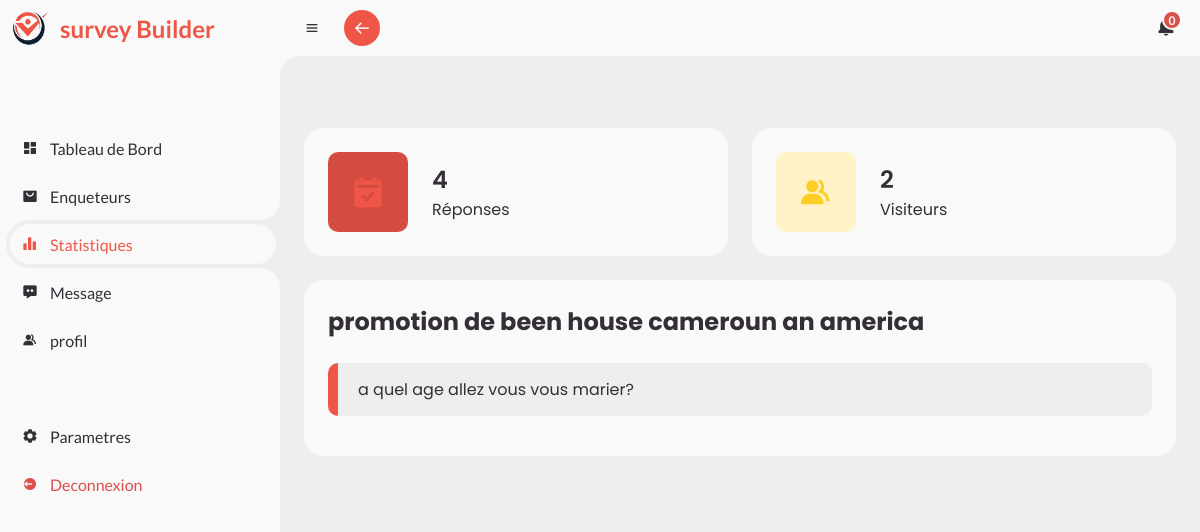
The app's page /view/pages/question_stat.page.php?id=1&q=6 (signed in) with its own data.
### tables this page shows
CREATE TABLE `survey` (
  `idsurvey` int(11) NOT NULL,
  `img_path` varchar(50) NOT NULL,
  `title` varchar(70) NOT NULL,
  `description` text NOT NULL,
  `token` varchar(20) NOT NULL,
  `idinvestigator` int(11) NOT NULL
);

CREATE TABLE `questions` (
  `idquestion` int(11) NOT NULL,
  `intitle` varchar(100) NOT NULL,
  `idsurvey` int(11) NOT NULL
);

### controller/questionStatController.php (called while the page is built, shortened)
<?php
require('../../model/surveys.php');
require('../../model/questions.php');
require('../../model/session.php');
require('../../model/answers.php');
function indexShowSurveys(){
    $idSurvey= $_GET['id'];
    $idQuestion= $_GET['q'];
    $getSurvey= new Survey();
    $survey= $getSurvey->getSurvey($idSurvey);
    $session= new Session();
    $getQuestions=new Question();
    $question= $getQuestions->getQuestion($idQuestion);
    $visitors= $session->countSessionBySurvey($idSurvey);
}
 indexShowSurveys();
 function getCountAnswers($idQuestion){
    $getAnswer= new Answer();
    $answers= $getAnswer->countAnswer($idQuestion);
    return $answers['answer'];
 }

### model/answers.php (called while the page is built, shortened)
<?php
class Answer{
    public function countAnswer($idQuestion){
        global $DB;
        $getAnswer = $DB -> prepare('SELECT COUNT(idanswer) AS answer
                                            FROM answers, questions
                                            WHERE questions.idquestion= answers.idquestion
                                            AND questions.idquestion= ?');
        $getAnswer -> execute(array($idQuestion));
        return $getAnswer->fetch();
    }
}

### model/session.php (called while the page is built, shortened)
<?php
class Session{
    public function countSessionBySurvey($idSurvey){
        global $DB;
        $countSession= $DB->prepare('SELECT COUNT(session.idsession) AS visitors
                                    FROM survey, session
                                    WHERE session.idsurvey= survey.idsurvey
                                    AND survey.idsurvey =?');
        $countSession->execute(array($idSurvey));
        return $countSession->fetch();
    }
}

### model/surveys.php (called while the page is built, shortened)
<?php
class Survey{
    public function getSurvey($id){
        global $DB;
        $getSurvey = $DB -> prepare('SELECT * FROM survey WHERE idsurvey= ?');
        $getSurvey -> execute(array($id));
        return $getSurvey->fetch();
    }
}

### model/questions.php (called while the page is built, shortened)
<?php
class Question{
    public function getQuestion($id){
        global $DB;
        $getAnswered = $DB -> prepare('SELECT * FROM questions WHERE idquestion= ?');
        $getAnswered -> execute(array($id));
        return $getAnswered->fetch();
    }
}

### view/pages/question_stat.page.php (the view, shortened to what this page needs)
<?php
require('../../controller/questionStatController.php');
?>
	<?php include('../layouts/head.php') ?>
	<?php include('../layouts/sidebar.php') ?>
	<section id="content">
		<?php include('../layouts/navbar.php') ?>
		<main>
			<ul class="box-info">
    <li>
        <i class='bx bxs-calendar-check' ></i>
        <span class="text">
            <h3><?=getCountAnswers($_GET['q'])?></h3>
            <p>Réponses</p>
        </span>
    </li>
    <li>
        <i class='bx bxs-group' ></i>
        <span class="text">
            <h3><?=$visitors['visitors']?></h3>
            <p>Visiteurs</p>
        </span>
    </li>
</ul>
			<div class="table-data">
				<div class="order">
					<div class="head">
                        <div action="" method="post" style="width: 100%;">
                            <h1><?=$survey['title']?></h1>
</div>
					</div>
					<div class="todo" style="overflow-x: hidden;">
					<ul class="todo-list" id="list-question">
						<li class="completed">
							<p><?=$question['intitle']?></p>
						</li>
					</ul>
				</div>
				</div>
			</div>
		</main>
	</section>
	<?php include('../layouts/foot.php') ?>

### view/assets/css/style.css (style rules this page uses)
* { margin: 0; padding: 0; box-sizing: border-box; }
li { list-style: none; }
:root { --poppins: 'Poppins', sans-serif; --lato: 'Lato', sans-serif; --light: #F9F9F9; --blue: #EF5648; --active: rgb(30, 118, 207); --light-blue: #D44C40; --grey: #eee; --dark-grey: #AAAAAA; --dark: #342E37; --red: #DB504A; --yellow: #FFCE26; --light-yellow: #FFF2C6; --orange: #FD7238; --light-orange: #FFE0D3; }
html { overflow-x: hidden; }
body { background: var(--grey); overflow-x: hidden; }
#content { position: relative; width: calc(100% - 280px); left: 280px; transition: .3s ease; }
#content main { width: 100%; padding: 36px 24px; font-family: var(--poppins); max-height: calc(100vh - 56px); overflow-y: auto; }
#content main .box-info { display: grid; grid-template-columns: repeat(auto-fit, minmax(240px,3fr)); grid-gap: 24px; margin-top: 36px; }
#content main .box-info li { padding: 24px; background: var(--light); border-radius: 20px; display: flex; align-items: center; grid-gap: 24px; }
#content main .box-info li .bx { width: 80px; height: 80px; border-radius: 10px; font-size: 36px; display: flex; justify-content: center; align-items: center; }
#content main .box-info li:nth-child(1) .bx { background: var(--light-blue); color: var(--blue); }
#content main .box-info li:nth-child(2) .bx { background: var(--light-yellow); color: var(--yellow); }
#content main .box-info li .text h3 { font-size: 24px; font-weight: 600; color: var(--dark); }
#content main .box-info li .text p { color: var(--dark); }
#content main .table-data { display: flex; flex-wrap: wrap; grid-gap: 24px; margin-top: 24px; width: 100%; color: var(--dark); }
#content main .table-data > div { border-radius: 20px; background: var(--light); padding: 24px; overflow-x: auto; }
#content main .table-data .head { display: flex; align-items: center; grid-gap: 16px; margin-bottom: 24px; }
#content main .table-data .order { flex-grow: 1; flex-basis: 500px; }
#content main .table-data .todo { flex-grow: 1; flex-basis: 300px; }
#content main .table-data .todo .todo-list { width: 100%; }
#content main .table-data .todo .todo-list li { width: 100%; margin-bottom: 16px; background: var(--grey); border-radius: 10px; padding: 14px 20px; display: flex; justify-content: space-between; align-items: center; }
#content main .table-data .todo .todo-list li.completed { border-left: 10px solid var(--blue); }

### records on screen
survey: title "promotion de been house cameroun an america"
questions: intitle "a quel age allez vous vous marier?"

### other values on screen
getCountAnswers($_GET['q']) "4"
$visitors['visitors'] "2"
